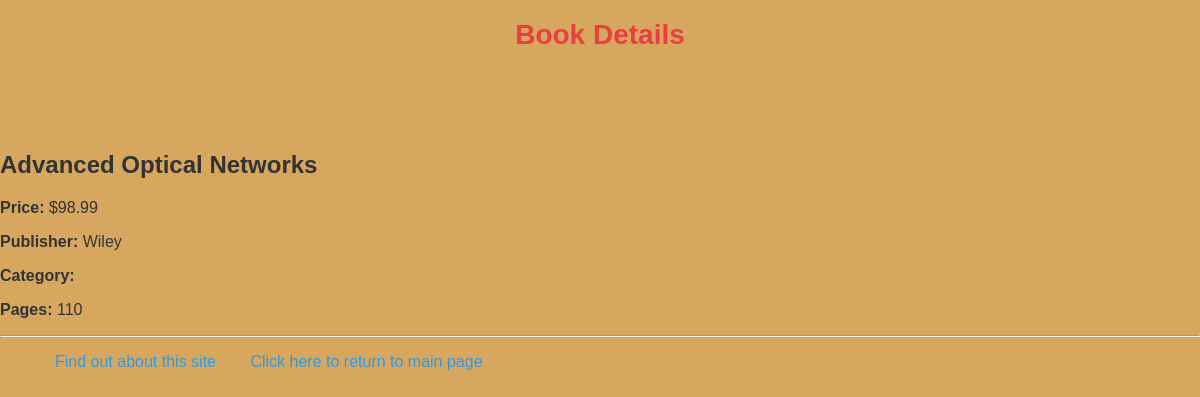
Screenshot of /myapp/1/ with the database file from the repository.
### myapp/models.py (models this page shows, shortened)
class Book(models.Model):
    CATEGORY_CHOICES = [
        ('S', 'Science & Tech'),
        ('F', 'Fiction'),
        ('B', 'Biography'),
        ('T', 'Travel'),
        ('O', 'Other'),
    ]
    title = models.CharField(max_length=200)
    category = models.CharField(
        max_length=1,
        choices=CATEGORY_CHOICES,
        default='S'
    )
    num_pages = models.PositiveIntegerField(default=100)
    price = models.DecimalField(max_digits=10, decimal_places=2)
    publisher = models.ForeignKey(
        Publisher,
        related_name='books',
        on_delete=models.CASCADE
    )
    description = models.TextField(blank=True)

class Publisher(models.Model):
    name = models.CharField(max_length=200)
    website = models.URLField()
    city = models.CharField(max_length=20, blank=True)
    country = models.CharField(max_length=50, default='USA')

### myapp/views.py (the view)
# urls.py: path('<int:book_id>/', views.detail, name='detail'),
def detail(request, book_id):
    book = get_object_or_404(Book, pk=book_id)
    return  render(request, 'myapp/detail.html', {'book': book})

### myapp/templates/myapp/detail.html (shortened to what this page needs)
{% extends 'myapp/base.html' %}
{% block myhdg %} Book Details {% endblock %}
{% block body_block %}
    <h2>{{ book.title }}</h2>
    <p><strong>Price: </strong> ${{ book.price }} </p>
    <p><strong>Publisher: </strong> {{book.publisher.name}} </p>
    <p><strong>Category: </strong> {{book.get_catgory_display}} </p>
    <p><strong>Pages: </strong> {{book.num_pages}} </p>
{% endblock %}

### myapp/static/myapp/style.css (style rules this page uses)
body { font-family: Arial, sans-serif; background-color: #d7a760; color: #333; margin: 0; padding: 0px; }

### rows the page displays
Book: title "Advanced Optical Networks", price "98.99", publisher.name "Wiley", num_pages "110"
